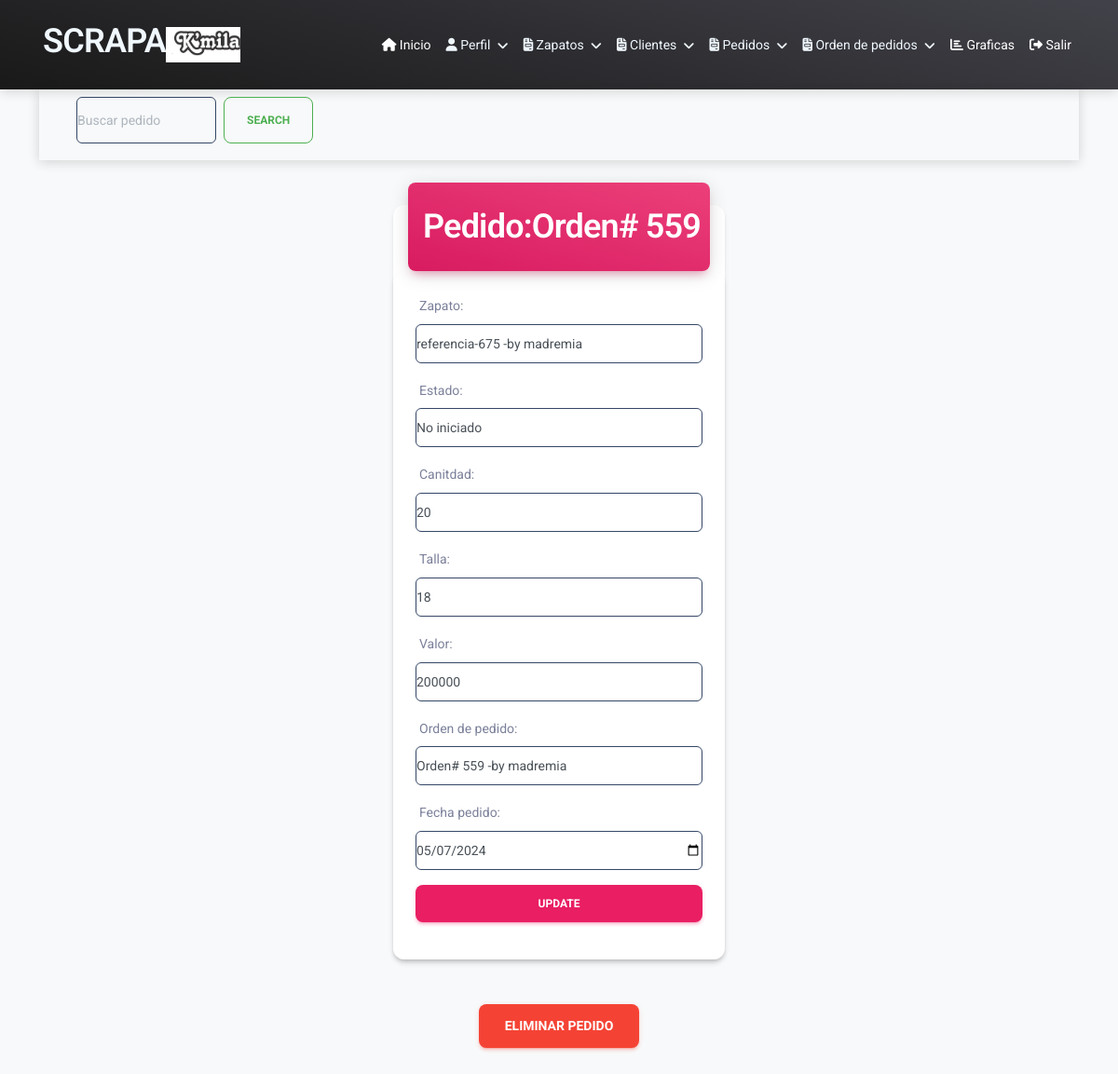
/pedidos/8/ (signed in), run on the app's committed database.
### usuairo/models.py (models this page shows, shortened)
class UserProfile(models.Model):
    user = models.OneToOneField(User, on_delete=models.CASCADE)
    logo = models.ImageField(upload_to='images/', blank=True, null=True)
    telefono = models.CharField(max_length=20, blank=True)
    correo = models.EmailField(blank=True)
    nombre_empresa = models.CharField(max_length=100,default='nombre')

class Pedido (models.Model):
    user = models.ForeignKey(User, on_delete=models.CASCADE)
    zapato = models.ForeignKey(Zapato , on_delete=models.CASCADE)
    factura = models.ForeignKey(Factura , on_delete=models.CASCADE,related_name='pedidos')
    estado = models.CharField(max_length=50, choices=ESTADO_DE_COMPRA ,default='no iniciado')
    canitdad=models.IntegerField(default=0)
    talla = models.CharField(max_length=60,default='tallas:')
    valor=models.IntegerField(default=0)
    fecha_pedido = models.DateField(default=timezone.now)

class Factura (models.Model):
    user = models.ForeignKey(User, on_delete=models.CASCADE)
    cliente = models.ForeignKey(cliente , on_delete=models.CASCADE)
    fecha_pedido=models.DateField()
    pago =  models.BooleanField(default=False)
    fecha_de_entrega=models.DateField(blank=True, null=True)
    total = models.DecimalField(max_digits=10, decimal_places=2, default=0)
    nombre=models.CharField(max_length=60,default='Orden-#')
    def __str__(self):
     return self.nombre + ' -by ' + self.user.username

### usuairo/views.py (the view)
# urls.py: path('pedidos/<int:pedidos_id>/',views.pedidos_detail,name='pedidos_detail'),
def pedidos_detail(request, pedidos_id):
    pedidos = get_object_or_404(Pedido, pk=pedidos_id, user=request.user)
    if request.method == 'POST':
        form = PedidoForm(request.user, request.POST, instance=pedidos)
        if form.is_valid():
            form.save()
            return redirect('pedidos')
    else:
        form = PedidoForm(request.user, instance=pedidos)
    return render(request, 'pedidos_detail.html', {'pedidos': pedidos, 'form': form})

### usuairo/forms.py
class PedidoForm(forms.ModelForm):
    def __init__(self, user, *args, **kwargs):
        super(PedidoForm, self).__init__(*args, **kwargs)
        self.fields['zapato'].queryset = Zapato.objects.filter(user=user)
        self.fields['factura'].queryset = Factura.objects.filter(user=user)
    class Meta:
        model = Pedido
        fields = ['zapato', 'estado', 'canitdad', 'talla', 'valor', 'factura','fecha_pedido']
        labels = {
            'factura': 'Orden de pedido',
        }
        widgets = {
            'zapato': forms.Select(attrs={'class': 'form-control  border border-dark'}),
            'estado': forms.Select(attrs={'class': 'form-control  border border-dark'}),
            'canitdad': forms.NumberInput(attrs={'class': 'form-control  border border-dark'}),
            'talla': forms.TextInput(attrs={'class': 'form-control  border border-dark'}),
            'valor': forms.NumberInput(attrs={'class': 'form-control  border border-dark'}),
            'factura': forms.Select(attrs={'class': 'form-control  border border-dark'}),
            'fecha_pedido': forms.DateInput(attrs={'class': 'form-control   border border-dark','type': 'date'}),
        }

### usuairo/models.py (called while the page is built)
    def __str__(self):
     return self.nombre + ' -by ' + self.user.username

### usuairo/templates/pedidos_detail.html (shortened to what this page needs)
{% extends "index.html" %}
{% block content  %}
<div class='container'>
  <nav class="navbar navbar-expand-lg bg-body-tertiary justify-content-end">
    <div class="container-fluid justify-content-end">
      <div class="collapse navbar-collapse" id="navbar" style="height: 150spx; width: 200px;">
        <div class="container">
          <form class="d-flex " role="search"  action="{% url 'search_pedido' %}" method="GET"  style="width: 300px; height: 60px;">
            <input class="form-control me-2 border border-dark " style="border: black; width: 150px; height: 50px;" type="search" placeholder="Buscar pedido" aria-label="Search" name="buscar">
            <button class="btn btn-outline-success"  style="height: 50px;" type="submit">Search</button>
          </form>
            </div>
        </div>
      </div>
    </div>
  <main class="container">
    <div class="row">
        <div class="col-md-4 offset-md-4 mt-4">
          <div class="card my-4">
            <div class="card-header p-0 position-relative mt-n4 mx-3 z-index-2">
              <div class="bg-gradient-primary shadow-primary border-radius-lg pt-4 pb-3">
                <h2 class="text-white text-capitalize ps-3"> Pedido:{{pedidos.factura.nombre}}</h2>
              </div>
            </div>
       <div>
        <form class="card card-body" method="POST">
            {{form.as_p}}
         <button class="btn btn-primary">update</button></form>
    </div>
  </div>
</div>
    <div>
      <div class="container text-center my-4">
        <div class="row justify-content-center">
          <div class="col-md-4">
      <form action="{% url 'delete_pedido' pedidos.id %}" method="POST">
       <button class=" btn btn-danger btn-lg mb-3">Eliminar pedido</button>
           </form>
    </div>
  </div>
</div>
</div>
</main>
{% endblock  %}

### usuairo/templates/index.html (shortened to what this page needs)
<!DOCTYPE html>
{% load static %}
<html lang="en">
  <head>
<link href="{% static 'assets/css/nucleo-icons.css' %}" rel="stylesheet" />
<link href="{% static 'assets/css/nucleo-svg.css' %}" rel="stylesheet" />
<link id="pagestyle" href="{% static 'assets/css/material-dashboard.css' %}" rel="stylesheet" />
  </head>
  <body class="g-sidenav-show  bg-gray-100">
    <nav class="navbar navbar-expand-lg bg-gradient-dark navbar-dark fixed-start">
      <div class="container">
               <div>              <h2
                style="color: aliceblue;"  class="ms-1 font-weight-bold">SCRAPA</h2></div>
               {% if user.is_authenticated %}
               <div class="d-flex align-items-center ms-auto">
                   {% if user.userprofile.logo %}
                   <img src="{{ user.userprofile.logo.url }}" alt="Logo" class="user-logo" style="width: 80px; height: 80px; object-fit: contain; margin-right: 10px;">
                   {% endif %}
               </div>
           {% endif %}
          <div class="collapse navbar-collapse" id="navbarSupportedContent">
              <ul class="navbar-nav ms-auto">
                  {% if user.is_authenticated %}
                  <li class="nav-item">
                    <a class="nav-link active" href="/inicio">
                        <i class="fas fa-home"></i>
                        Inicio
                    </a>
                </li>
                <li class="nav-item dropdown">
                    <a class="nav-link dropdown-toggle" href="#" id="navbarDropdown"  style="color: aliceblue;" role="button" data-bs-toggle="dropdown" aria-expanded="false">
                        <i class="fas fa-user"></i>
                        Perfil
                    </a>
                </li>
                  <li class="nav-item dropdown">
                    <a class="nav-link dropdown-toggle" href="#" id="navbarDropdown"  style="color: aliceblue;" role="button" data-bs-toggle="dropdown" aria-expanded="false">
                        <i class="fas fa-file-invoice"></i>
                        Zapatos
                    </a>
                </li>
                  <li class="nav-item dropdown">
                    <a class="nav-link dropdown-toggle" href="#" id="navbarDropdown"  style="color: aliceblue;" role="button" data-bs-toggle="dropdown" aria-expanded="false">
                        <i class="fas fa-file-invoice"></i>
                        Clientes
                    </a>
                </li>
                <li class="nav-item dropdown">
                    <a class="nav-link dropdown-toggle" href="#" id="navbarDropdown"  style="color: aliceblue;" role="button" data-bs-toggle="dropdown" aria-expanded="false">
                        <i class="fas fa-file-invoice"></i>
                        Pedidos
                    </a>
                </li>
                  <li class="nav-item dropdown">
                    <a class="nav-link dropdown-toggle" href="#" id="navbarDropdown"  style="color: aliceblue;" role="button" data-bs-toggle="dropdown" aria-expanded="false">
                        <i class="fas fa-file-invoice"></i>
                        Orden de pedidos
                    </a>
                </li>
                <li class="nav-item">
                    <a class="nav-link active" href="/graficas">
                        <i class="fas fa-chart-bar"></i>
                        Graficas
                    </a>
                </li>
                  <li class="nav-item">
                      <a class="nav-link active" href="/logaut">
                          <i class="fas fa-sign-out-alt"></i>
                          Salir
                      </a>
                  </li>
                  {% endif %}
              </ul>
          </div>
      </div>
  </nav>
  </body>
 {% block content %}
    {% endblock %}
</html>

### data on the page
Pedido: factura.nombre "Orden# 559", zapato "referencia-675 -by madremia", estado "No iniciado", canitdad "20", talla "18", valor "200000", factura "Orden# 559 -by madremia", fecha_pedido "05/07/2024"
